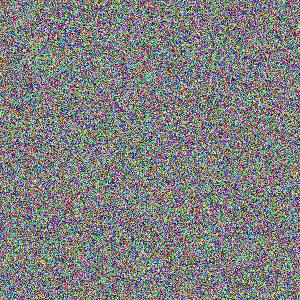
#> input picture test_sample.jpg, 300 x 300 px
$ python -i heuristics.py   (imports and definitions only)
#> lines starting #> are read from the running program, lines starting #| are printed output that depends on the picture
"""Shared content-heuristic helpers — scores derived from file bytes, not filenames."""
from __future__ import annotations

import math
import os
import struct
from collections import Counter


def clamp01(v: float) -> float:
    return round(min(1.0, max(0.0, float(v))), 4)


# [10 lines left out: function shannon_entropy, not called in this run]


def normalized_entropy(data: bytes) -> float:
    return clamp01(shannon_entropy(data) / 8.0)


# [26 lines left out: functions sample_windows, packing_density_score, not called in this run]


def analyze_image(path: str) -> tuple[float, float]:
    """Return (noise_residual_score, fft_score) in 0..1 from image pixels."""
#> called with path = '../../../test_sample.jpg'
    from PIL import Image
    import numpy as np

    with Image.open(path) as im:
#> im is the input picture: PIL image 300x300 RGB; mean R, G, B 127.3, 127.6, 127.9
        im = im.convert("RGB")
        im.thumbnail((256, 256))
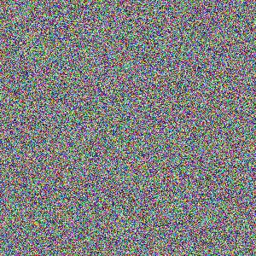
#> im: PIL image 256x256 RGB; mean R, G, B 127.3, 127.6, 127.9
        arr = np.asarray(im, dtype=np.float32) / 255.0

    # Noise residual via simple high-pass (pixel - local mean)
    # Approximate 3x3 box blur without scipy
    pad = np.pad(arr, ((1, 1), (1, 1), (0, 0)), mode="edge")
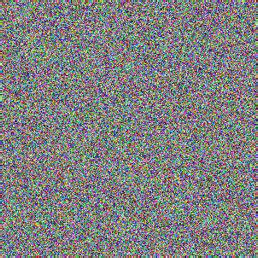
#> pad: shape (258, 258, 3) float32; mean R, G, B 0.499, 0.5, 0.501
    blur = (
        pad[0:-2, 0:-2] + pad[0:-2, 1:-1] + pad[0:-2, 2:]
        + pad[1:-1, 0:-2] + pad[1:-1, 1:-1] + pad[1:-1, 2:]
        + pad[2:, 0:-2] + pad[2:, 1:-1] + pad[2:, 2:]
    ) / 9.0
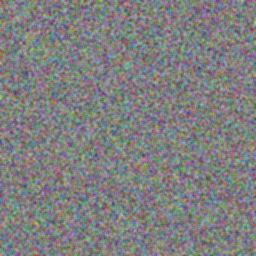
#> blur: shape (256, 256, 3) float32; mean R, G, B 0.499, 0.501, 0.501
    residual = arr - blur
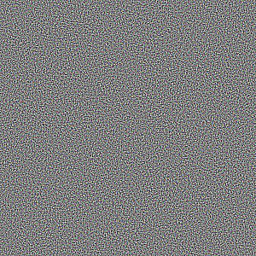
#> residual: shape (256, 256, 3) float32; mean R, G, B -8.09e-10, -4.8e-10, -4.73e-10; drawn with min black and max white
    noise_mag = float(np.mean(np.abs(residual)))
#> noise_mag = 0.1
    # Natural photos tend to have moderate residual; overly smooth → suspicious
    # Map: very smooth (GAN-like) → higher fake score
    noise_score = clamp01(1.0 - min(1.0, noise_mag * 12.0))
#> noise_score = 0

    gray = np.mean(arr, axis=2)
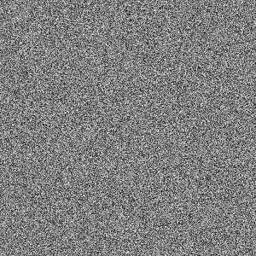
#> gray: shape (256, 256) float32; min 0.0471, max 0.935, mean 0.5
    # FFT high-frequency energy ratio
    F = np.fft.fftshift(np.fft.fft2(gray))
    mag = np.abs(F)
    h, w = mag.shape
#> h = 256; w = 256
    cy, cx = h // 2, w // 2
#> cy = 128; cx = 128
    yy, xx = np.ogrid[:h, :w]
#> yy = 256 values from 0 to 255
    r = np.sqrt((yy - cy) ** 2 + (xx - cx) ** 2)
    r_max = np.sqrt(cy ** 2 + cx ** 2) + 1e-8
#> r_max = 181
    high = mag[r > 0.35 * r_max].sum()
#> high = 1511570.1
    total = mag.sum() + 1e-8
#> total = 1971210.5
    high_ratio = float(high / total)
#> high_ratio = 0.767
    # Unusual HF concentration or extreme lack both raise score via distance from typical mid-band
    fft_score = clamp01(abs(high_ratio - 0.18) * 4.5)
#> fft_score = 1

    # Histogram peaking (posterization / limited palette)
    hist, _ = np.histogram(gray.ravel(), bins=64, range=(0, 1), density=True)
#> hist = 64 values, max 2.92 at index 32, min 0 at index 0, mean 1
    hist_peak = float(hist.max())
#> hist_peak = 2.92
    noise_score = clamp01(0.7 * noise_score + 0.3 * min(1.0, hist_peak / 8.0))
#> noise_score = 0.11

    return noise_score, fft_score


# [90 lines left out: functions analyze_audio, _analyze_wav, analyze_video, not called in this run]

>>> result = analyze_image('../../../test_sample.jpg')
#> result = (0.11, 1)
